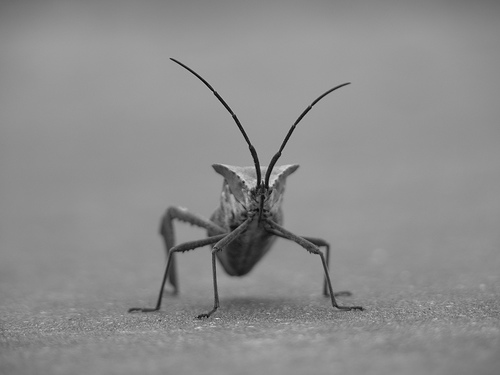
#> input picture assets/stinkbug.png, 500 x 375 px
$ python tutor4_image.py   (older library calls are emulated)
#> lines starting #> are read from the running program, lines starting #| are printed output that depends on the picture

# coding: utf-8

# # Tutorial using image from matplotlib

# In[3]:

get_ipython().magic(u'matplotlib inline')


# In[4]:

import matplotlib.pyplot as plt
import matplotlib.image as mpimg
import numpy as np

img=mpimg.imread('assets/stinkbug.png')
#> img is the input picture: shape (375, 500, 3) float32; min 0, max 0.851, mean 0.551

print(img)
#> (printed output is left out)


# In[5]:

imgplot = plt.imshow(img)


# In[6]:

lum_img = img[:,:,0]

plt.imshow(lum_img)


# In[7]:

plt.imshow(lum_img, cmap="hot")


# In[8]:

imgplot = plt.imshow(lum_img, cmap='nipy_spectral')


# In[9]:

imgplot = plt.imshow(lum_img)
imgplot.set_cmap('nipy_spectral')


# In[10]:

imgplot = plt.imshow(lum_img)
plt.colorbar()


# In[11]:

plt.hist(lum_img.ravel(), bins=256, range=(0.0, 1.0), fc='k', ec='k')


# In[12]:

imgplot = plt.imshow(lum_img, clim=(0.0, 0.7))


# In[14]:

from PIL import Image
import matplotlib.pyplot as plt

img = Image.open('assets/stinkbug.png')
#> img: PIL image 500x375 RGB
img.thumbnail((64, 64), Image.ANTIALIAS) # resizes image in-place
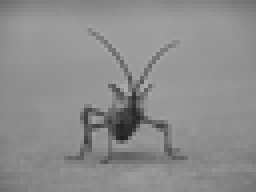
#> img: PIL image 64x48 RGB (shown 4 times larger); min 29, max 174, mean 140.5
imgplot = plt.imshow(img)


# In[15]:

imgplot = plt.imshow(img, interpolation="nearest")


# In[16]:

imgplot = plt.imshow(img, interpolation="bicubic")
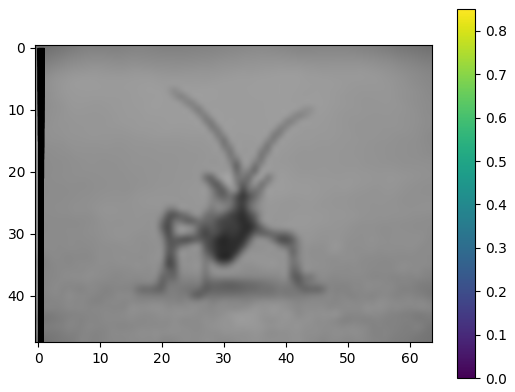
#> figure drawn by matplotlib, 2 panels
